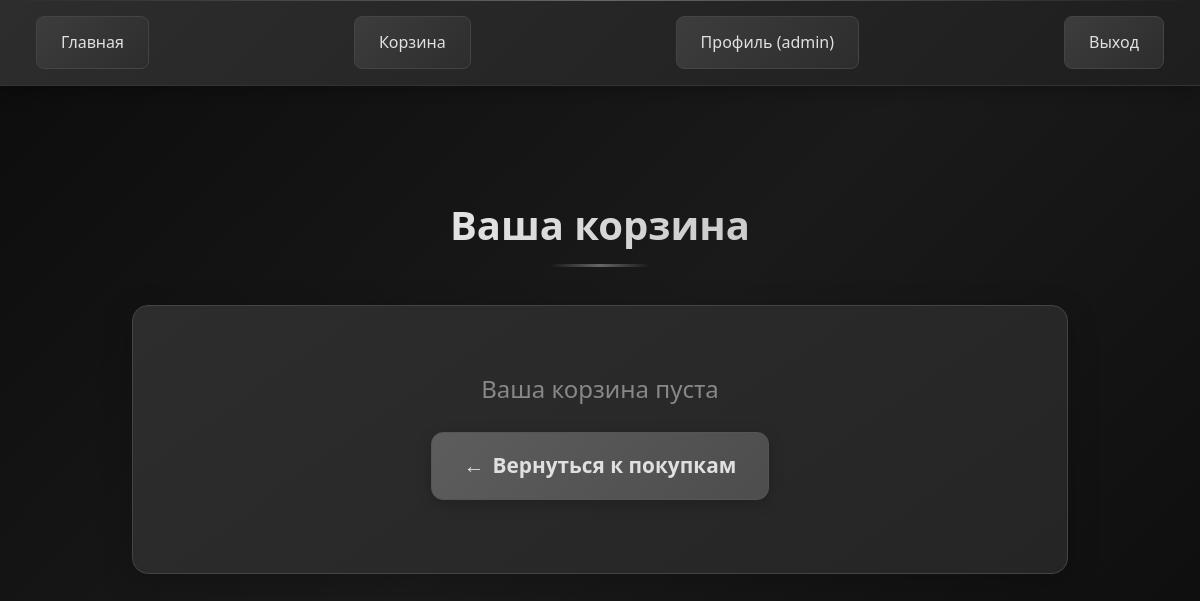
Page /basket/ (signed in) on the earlier database version.
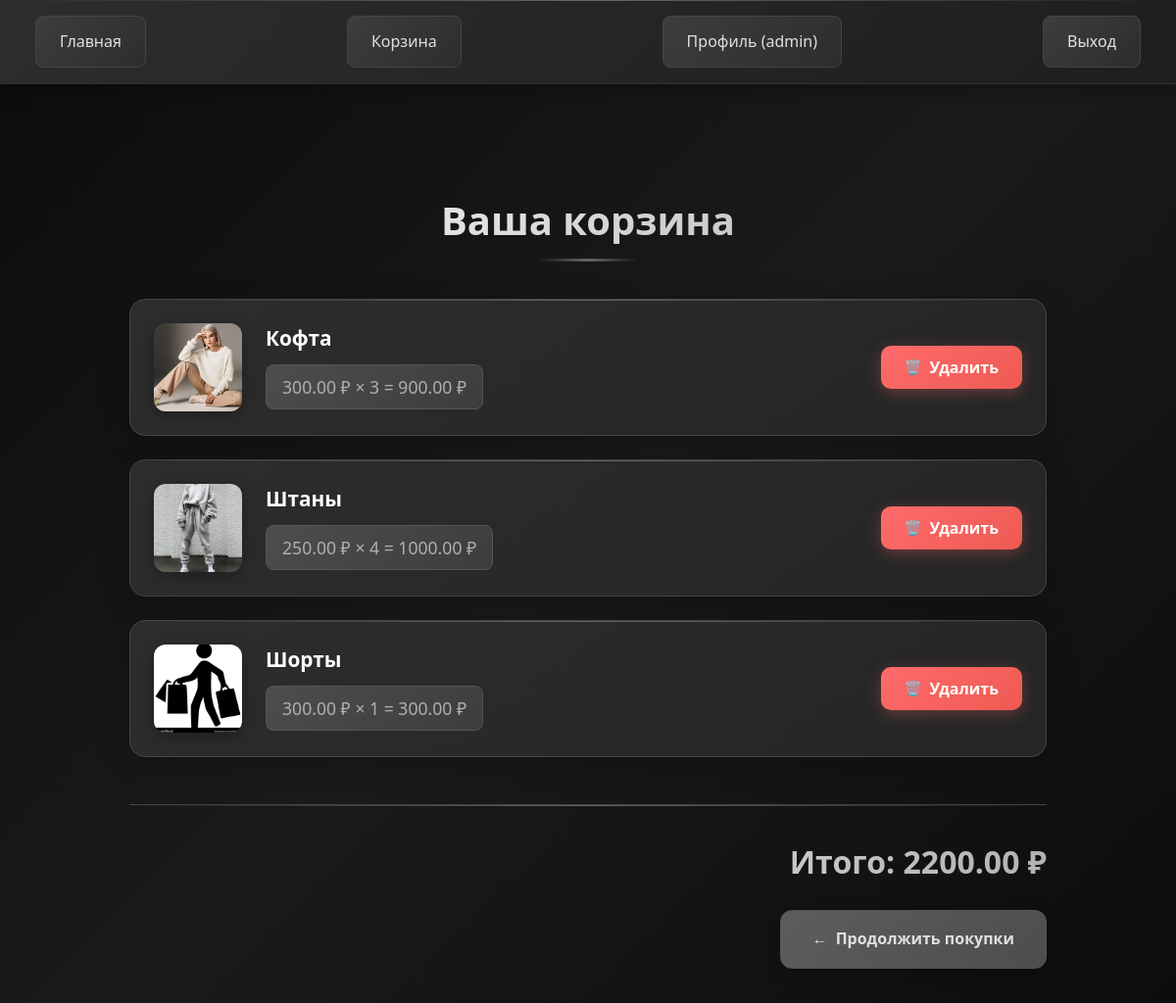
Same page on the later database version.
### basket/models.py (models this page shows, shortened)
class Basket(models.Model):
    user = models.ForeignKey(User, on_delete=models.CASCADE, verbose_name="Пользователь")
    product = models.ForeignKey(Product, on_delete=models.CASCADE, verbose_name="Товар")
    quantity = models.PositiveIntegerField(default=1, verbose_name="Количество")
    added_date = models.DateTimeField(auto_now_add=True, verbose_name="Дата добавления")
    class Meta:
        verbose_name = "Корзина"
        verbose_name_plural = "Корзины"
        unique_together = ('user', 'product')
    def get_total_price(self):
        return self.quantity * self.product.price

### main/models.py (models this page shows, shortened)
class Product(models.Model):
    name = models.CharField(max_length=20, verbose_name="Название товара")
    description = models.TextField(max_length=30, verbose_name="Описание")
    price = models.DecimalField(max_digits=10, decimal_places=2, verbose_name="Цена")
    image = models.ImageField(upload_to='products/', verbose_name="Изображение")
    created_at = models.DateTimeField(auto_now_add=True, verbose_name="Дата создания")
    is_active = models.BooleanField(default=True, verbose_name="Активный")
    class Meta:
        verbose_name = 'Товар'
        verbose_name_plural = 'Товары'

### basket/views.py (the view)
# urls.py: path('', views.basket_view, name='basket_view'),
@login_required
def basket_view(request):
    basket_items = Basket.objects.filter(user=request.user)
    total_price = sum(item.get_total_price() for item in basket_items)
    return render(request, 'basket/basket.html', {
        'basket_items': basket_items,
        'total_price': total_price
    })

### templates/basket/basket.html (shortened to what this page needs)
{% load static %}
<!DOCTYPE html>
<html lang="ru">
<head>
    <link rel="stylesheet" href="https://cdnjs.cloudflare.com/ajax/libs/normalize/8.0.1/normalize.min.css">
    <link rel="stylesheet" href="{% static 'main/main.css' %}">
    <link rel="stylesheet" href="{% static 'basket/basket.css' %}">
</head>
<body>
    <header class="header">
        <nav class="header-nav">
            <a href="{% url 'index' %}" class="nav-link">Главная</a>
            <a href="{% url 'basket:basket_view' %}" class="nav-link">Корзина</a>
            {% if user.is_authenticated %}
                <a href="#" class="nav-link">Профиль ({{ user.username }})</a>
                <a href="" class="nav-link">Выход</a>
            {% else %}
                <a href="{% url 'login' %}" class="nav-link">Войти</a>
            {% endif %}
        </nav>
    </header>
    <main class="main-content">
        <div class="basket-container">
            <h1 class="basket-header">Ваша корзина</h1>
            {% if basket_items %}
                {% for item in basket_items %}
                <div class="basket-item">
                    <div class="basket-item-info">
                        {% if item.product.image %}
                            <img src="{{ item.product.image.url }}" alt="{{ item.product.name }}" class="basket-item-image">
                        {% else %}
                            <img src="{% static 'images/placeholder.jpg' %}" alt="Нет изображения" class="basket-item-image">
                        {% endif %}
                        <div class="basket-item-details">
                            <div class="basket-item-name">{{ item.product.name }}</div>
                            <div class="basket-item-price">{{ item.product.price }} ₽ × {{ item.quantity }} = {{ item.get_total_price }} ₽</div>
                        </div>
                    </div>
                    <div class="basket-item-actions">
                        <form method="post" action="{% url 'basket:remove_from_basket' item.id %}">
                            <button type="submit" class="remove-btn">Удалить</button>
                        </form>
                    </div>
                </div>
                {% endfor %}
                <div class="basket-total">
                    <div class="total-price">Итого: {{ total_price }} ₽</div>
                    <a href="{% url 'index' %}" class="continue-shopping">Продолжить покупки</a>
                </div>
            {% else %}
                <div class="empty-basket">
                    <p>Ваша корзина пуста</p>
                    <a href="{% url 'index' %}" class="continue-shopping">Вернуться к покупкам</a>
                </div>
            {% endif %}
        </div>
    </main>
</body>
</html>

### main/static/main/main.css (style rules this page uses)
* { margin: 0; padding: 0; box-sizing: border-box; }
body { font-family: 'Segoe UI', Tahoma, Geneva, Verdana, sans-serif; background: linear-gradient(135deg, #0c0c0c 0%, #1a1a1a 50%, #0c0c0c 100%); color: #e0e0e0; min-height: 100vh; display: flex; flex-direction: column; line-height: 1.6; }
.header { background: linear-gradient(135deg, #2d2d2d 0%, #1e1e1e 100%); padding: 1rem 0; border-bottom: 1px solid #333; box-shadow: 0 4px 20px rgba(0, 0, 0, 0.3); position: relative; z-index: 1000; }
.header::before { content: ''; position: absolute; top: 0; left: 0; right: 0; height: 1px; background: linear-gradient(90deg, transparent, #666, transparent); }
.header-nav { display: flex; justify-content: space-between; align-items: center; max-width: 1200px; margin: 0 auto; padding: 0 2rem; }
.nav-link { color: #e0e0e0; text-decoration: none; padding: 0.8rem 1.5rem; background: linear-gradient(135deg, #3d3d3d 0%, #2d2d2d 100%); margin: 0 4px; border-radius: 8px; border: 1px solid #444; font-weight: 500; transition: all 0.3s cubic-bezier(0.4, 0, 0.2, 1); position: relative; overflow: hidden; }
.nav-link::before { content: ''; position: absolute; top: 0; left: -100%; width: 100%; height: 100%; background: linear-gradient(90deg, transparent, rgba(255,255,255,0.1), transparent); transition: left 0.5s; }
.main-content { flex: 1; padding: 3rem 2rem; background: transparent; }
html { scroll-behavior: smooth; }

Differences in the rows shown:
added Basket: product.image (picture), product.name "Кофта", product.price "300.00", quantity "3", get_total_price "900.00"
added Basket: product.image (picture), product.name "Штаны", product.price "250.00", quantity "4", get_total_price "1000.00"
added Basket: product.image (picture), product.name "Шорты", product.price "300.00", quantity "1", get_total_price "300.00"
Other differences:
{{ total_price }}: (not shown) → "2200.00"
text no longer shown: "Ваша корзина пуста Вернуться к покупкам"
text now shown: "Итого: ₽ Продолжить покупки"
